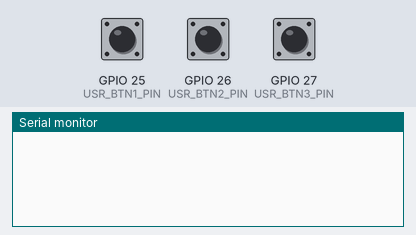
The sketch below on a simulated ESP32. Parts: the last lines printed to the serial monitor. The test bench sets the inputs (shaded band); at power-on: GPIO 25 (USR_BTN1_PIN) HIGH, GPIO 26 (USR_BTN2_PIN) HIGH, GPIO 27 (USR_BTN3_PIN) HIGH.

Above: at 1.2 s.
1.3 s: GPIO 25 (USR_BTN1_PIN) pulled LOW for 0.15 s
At 2.1 s:
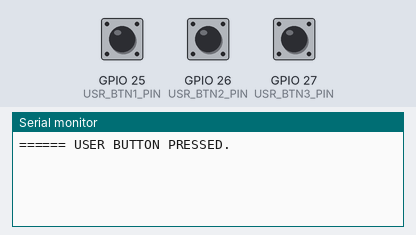
2.9 s: GPIO 25 (USR_BTN1_PIN) pulsed LOW 2 times (0.12 s each, 0.3 s apart)
At 3.6 s:
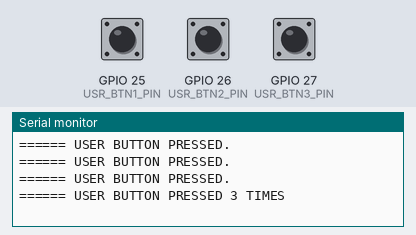

The sketch:

test_buttons.ino
```cpp
#include <EasyButton.h>

//@Buttons
#define USR_BTN1_PIN 25
#define USR_BTN2_PIN 26
#define USR_BTN3_PIN 27
EasyButton objUserButton1(USR_BTN1_PIN);
EasyButton objUserButton2(USR_BTN2_PIN);
EasyButton objUserButton3(USR_BTN3_PIN);

void onButtonPressed()
{
  Serial.println("====== USER BUTTON PRESSED.");
}

void onPressedForDuration()
{
  Serial.println("====== USER BUTTON PRESSED FOR 5 SECONDS.");
}

void onSequenceMatched()
{
  Serial.println("====== USER BUTTON PRESSED 3 TIMES");
}

void initButtons(void)
{
  objUserButton1.begin();
  objUserButton1.onPressed(onButtonPressed);
  objUserButton1.onPressedFor(5000, onPressedForDuration);
  objUserButton1.onSequence(3 /* number of presses */, 2000 /* timeout */, onSequenceMatched /* callback */);

  objUserButton2.begin();
  objUserButton2.onPressed(onButtonPressed);
  objUserButton2.onPressedFor(5000, onPressedForDuration);
  objUserButton2.onSequence(3 /* number of presses */, 2000 /* timeout */, onSequenceMatched /* callback */);

  objUserButton3.begin();
  objUserButton3.onPressed(onButtonPressed);
  objUserButton3.onPressedFor(5000, onPressedForDuration);
  objUserButton3.onSequence(3 /* number of presses */, 2000 /* timeout */, onSequenceMatched /* callback */);
}

void setup()
{
  Serial.begin(115200);
  initButtons();
}

void loop()
{
  objUserButton1.read();
  objUserButton2.read();
  objUserButton3.read();
}
```

Measured:
- after the input at 1.3 s, the serial monitor: prints a new line after 0.15 s (image 1)
- after the input at 2.9 s, the serial monitor: prints a new line after 0.42 s (image 2)
